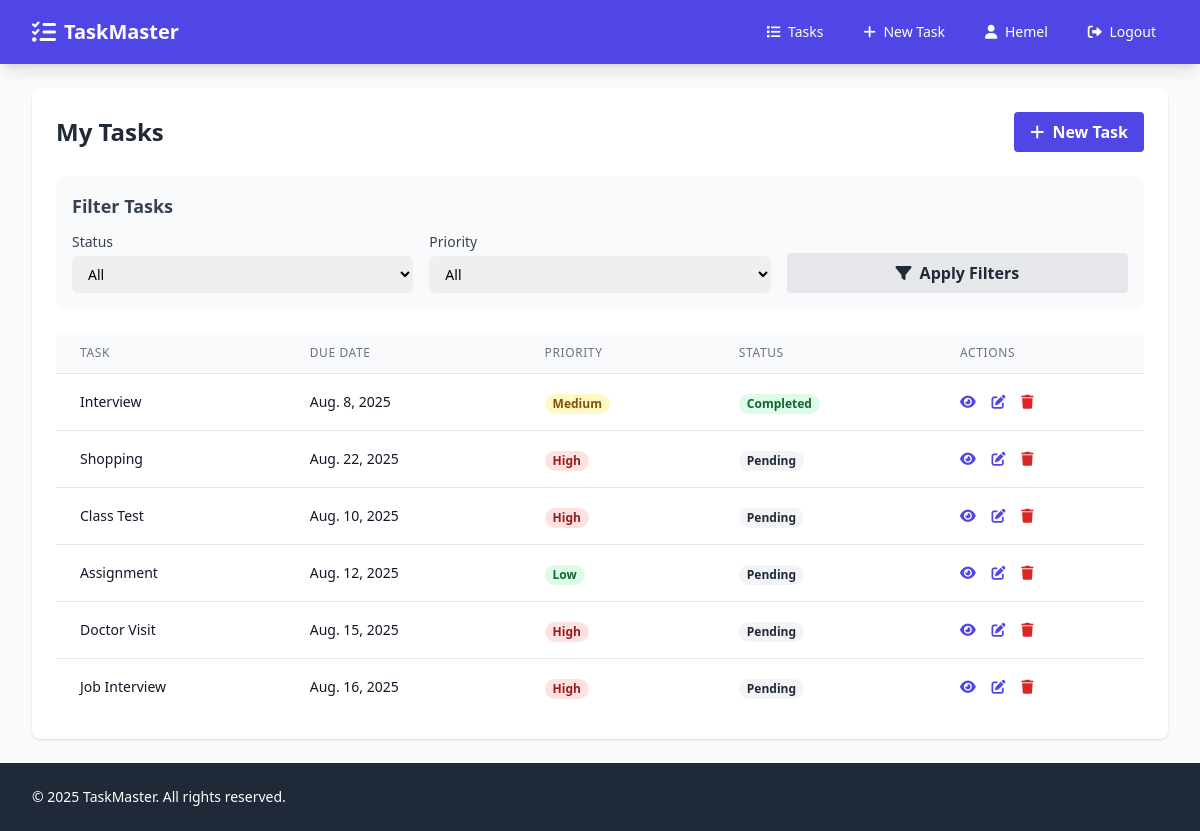
The app's page / (signed in) with its own data.
### tasks/models.py (models this page shows, shortened)
class Task(models.Model):
    PRIORITY_CHOICES = [
        ('LOW', 'Low'),
        ('MEDIUM', 'Medium'),
        ('HIGH', 'High'),
    ]
    title = models.CharField(max_length=200)
    description = models.TextField(blank=True)
    due_date = models.DateField()
    priority = models.CharField(max_length=10, choices=PRIORITY_CHOICES, default='MEDIUM')
    completed = models.BooleanField(default=False)
    user = models.ForeignKey(User, on_delete=models.CASCADE)
    created_at = models.DateTimeField(auto_now_add=True)
    updated_at = models.DateTimeField(auto_now=True)
    @property
    def is_overdue(self):
        return self.due_date < timezone.now().date() and not self.completed

### tasks/views.py (the view)
# urls.py: path('', views.task_list, name='task_list'),
@login_required
def task_list(request):
    filter_form = TaskFilterForm(request.GET)
    tasks = Task.objects.filter(user=request.user)
    if filter_form.is_valid():
        completed = filter_form.cleaned_data.get('completed')
        priority = filter_form.cleaned_data.get('priority')
        if completed:
            tasks = tasks.filter(completed=completed == 'True')
        if priority:
            tasks = tasks.filter(priority=priority)
    context = {
        'tasks': tasks,
        'filter_form': filter_form,
        'today': timezone.now().date()
    }
    return render(request, 'tasks/task_list.html', context)

### tasks/forms.py
class TaskFilterForm(forms.Form): #Form for filtering tasks
    completed = forms.ChoiceField(
        choices=[('', 'All'), ('True', 'Completed'), ('False', 'Pending')],
        required=False,
        widget=forms.Select(attrs={'class': 'mt-1 block w-full pl-3 pr-10 py-2 text-base border-gray-300 focus:outline-none focus:ring-indigo-500 focus:border-indigo-500 sm:text-sm rounded-md'})
    )
    priority = forms.ChoiceField(
        choices=[('', 'All'), ('LOW', 'Low'), ('MEDIUM', 'Medium'), ('HIGH', 'High')],
        required=False,
        widget=forms.Select(attrs={'class': 'mt-1 block w-full pl-3 pr-10 py-2 text-base border-gray-300 focus:outline-none focus:ring-indigo-500 focus:border-indigo-500 sm:text-sm rounded-md'})
    )

### templates/tasks/task_list.html (shortened to what this page needs)
{% extends 'base.html' %}
{% block content %}
<div class="bg-white shadow rounded-lg p-6">
    <div class="flex justify-between items-center mb-6">
        <h1 class="text-2xl font-bold text-gray-800">My Tasks</h1>
        <a href="{% url 'task_create' %}" class="bg-indigo-600 hover:bg-indigo-700 text-white font-bold py-2 px-4 rounded">
            <i class="fas fa-plus mr-1"></i> New Task
        </a>
    </div>
    <div class="mb-6 bg-gray-50 p-4 rounded-lg">
        <h2 class="text-lg font-semibold text-gray-700 mb-3">Filter Tasks</h2>
        <form method="get" class="grid grid-cols-1 md:grid-cols-3 gap-4">
            <div>
                <label for="id_completed" class="block text-sm font-medium text-gray-700 mb-1">Status</label>
                {{ filter_form.completed }}
            </div>
            <div>
                <label for="id_priority" class="block text-sm font-medium text-gray-700 mb-1">Priority</label>
                {{ filter_form.priority }}
            </div>
            <div class="flex items-end">
                <button type="submit" class="bg-gray-200 hover:bg-gray-300 text-gray-800 font-bold py-2 px-4 rounded w-full">
                    <i class="fas fa-filter mr-1"></i> Apply Filters
                </button>
            </div>
        </form>
    </div>
    {% if tasks %}
        <div class="overflow-x-auto">
            <table class="min-w-full divide-y divide-gray-200">
                <thead class="bg-gray-50">
                    <tr>
                        <th scope="col" class="px-6 py-3 text-left text-xs font-medium text-gray-500 uppercase tracking-wider">Task</th>
                        <th scope="col" class="px-6 py-3 text-left text-xs font-medium text-gray-500 uppercase tracking-wider">Due Date</th>
                        <th scope="col" class="px-6 py-3 text-left text-xs font-medium text-gray-500 uppercase tracking-wider">Priority</th>
                        <th scope="col" class="px-6 py-3 text-left text-xs font-medium text-gray-500 uppercase tracking-wider">Status</th>
                        <th scope="col" class="px-6 py-3 text-left text-xs font-medium text-gray-500 uppercase tracking-wider">Actions</th>
                    </tr>
                </thead>
                <tbody class="bg-white divide-y divide-gray-200">
                    {% for task in tasks %}
                        <tr class="{% if task.is_overdue %}bg-red-50{% endif %}">
                            <td class="px-6 py-4 whitespace-nowrap">
                                <div class="text-sm font-medium text-gray-900">{{ task.title }}</div>
                            </td>
                            <td class="px-6 py-4 whitespace-nowrap">
                                <div class="text-sm text-gray-900 {% if task.is_overdue %}text-red-600 font-bold{% endif %}">
                                    {{ task.due_date }}
                                </div>
                            </td>
                            <td class="px-6 py-4 whitespace-nowrap">
                                <span class="px-2 inline-flex text-xs leading-5 font-semibold rounded-full
                                    {% if task.priority == 'HIGH' %}bg-red-100 text-red-800
                                    {% elif task.priority == 'MEDIUM' %}bg-yellow-100 text-yellow-800
                                    {% else %}bg-green-100 text-green-800{% endif %}">
                                    {{ task.get_priority_display }}
                                </span>
                            </td>
                            <td class="px-6 py-4 whitespace-nowrap">
                                <span class="px-2 inline-flex text-xs leading-5 font-semibold rounded-full
                                    {% if task.completed %}bg-green-100 text-green-800
                                    {% else %}bg-gray-100 text-gray-800{% endif %}">
                                    {% if task.completed %}Completed{% else %}Pending{% endif %}
                                </span>
                            </td>
                            <td class="px-6 py-4 whitespace-nowrap text-sm font-medium">
                                <a href="{% url 'task_detail' task.id %}" class="text-indigo-600 hover:text-indigo-900 mr-3">
                                    <i class="fas fa-eye"></i>
                                </a>
                                <a href="{% url 'task_update' task.id %}" class="text-indigo-600 hover:text-indigo-900 mr-3">
                                    <i class="fas fa-edit"></i>
                                </a>
                                <a href="{% url 'task_delete' task.id %}" class="text-red-600 hover:text-red-900">
                                    <i class="fas fa-trash"></i>
                                </a>
                            </td>
                        </tr>
                    {% endfor %}
                </tbody>
            </table>
        </div>
    {% else %}
        <div class="text-center py-8">
            <i class="fas fa-tasks text-gray-400 text-5xl mb-4"></i>
            <p class="text-gray-500">No tasks found. Create your first task!</p>
        </div>
    {% endif %}
</div>
{% endblock %}

### templates/base.html (shortened to what this page needs)
<!DOCTYPE html>
<html lang="en">
<head>
    <script src="https://cdn.tailwindcss.com"></script>
    <link rel="stylesheet" href="https://cdnjs.cloudflare.com/ajax/libs/font-awesome/6.0.0/css/all.min.css">
</head>
<body class="bg-gray-50 flex flex-col min-h-screen">
    <nav class="bg-indigo-600 text-white shadow-lg">
        <div class="max-w-7xl mx-auto px-4 sm:px-6 lg:px-8">
            <div class="flex justify-between h-16">
                <div class="flex items-center">
                    <a href="{% url 'task_list' %}" class="flex items-center space-x-2">
                        <i class="fas fa-tasks text-2xl"></i>
                        <span class="font-bold text-xl">TaskMaster</span>
                    </a>
                </div>
                <div class="flex items-center space-x-4">
                    {% if user.is_authenticated %}
                        <a href="{% url 'task_list' %}" class="px-3 py-2 rounded-md text-sm font-medium hover:bg-indigo-500 transition">
                            <i class="fas fa-list mr-1"></i> Tasks
                        </a>
                        <a href="{% url 'task_create' %}" class="px-3 py-2 rounded-md text-sm font-medium hover:bg-indigo-500 transition">
                            <i class="fas fa-plus mr-1"></i> New Task
                        </a>
                        <span class="px-3 py-2 text-sm">
                            <i class="fas fa-user mr-1"></i> {{ user.username }}
                        </span>
                        <a href="{% url 'logout' %}" class="px-3 py-2 rounded-md text-sm font-medium hover:bg-indigo-500 transition">
                            <i class="fas fa-sign-out-alt mr-1"></i> Logout
                        </a>
                    {% endif %}
                </div>
            </div>
        </div>
    </nav>
    <main class="flex-grow max-w-7xl mx-auto py-6 sm:px-6 lg:px-8 w-full">
        {% block content %}{% endblock %}
    </main>
    <footer class="bg-gray-800 text-white py-6">
        <div class="max-w-7xl mx-auto px-4 sm:px-6 lg:px-8">
            <div class="flex flex-col md:flex-row justify-between items-center">
                <p class="text-sm">© {% now "Y" %} TaskMaster. All rights reserved.</p>
            </div>
        </div>
    </footer>
</body>
</html>

### records on screen
Task: title "Interview", due_date "Aug. 8, 2025", priority "Medium", completed "Completed"
Task: title "Shopping", due_date "Aug. 22, 2025", priority "High", completed "Pending"
Task: title "Class Test", due_date "Aug. 10, 2025", priority "High", completed "Pending"
Task: title "Assignment", due_date "Aug. 12, 2025", priority "Low", completed "Pending"
Task: title "Doctor Visit", due_date "Aug. 15, 2025", priority "High", completed "Pending"
Task: title "Job Interview", due_date "Aug. 16, 2025", priority "High", completed "Pending"

### other values on screen
{{ user.username }} "Hemel"
